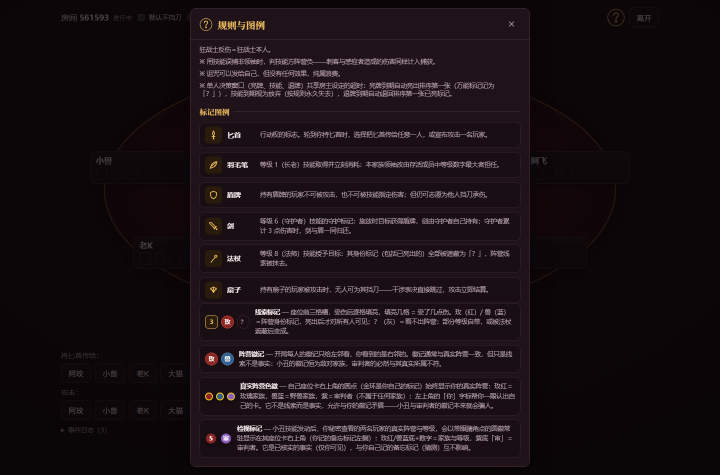
#> input picture .scratch/e2e-inspect/shots/legend-1440.png, 1440 x 950 px, given in place of after-board-desktop.png, which was not available (shown at 1/2 size)
$ python last.py
#> lines starting #> are read from the running program, lines starting #| are printed output that depends on the picture; after the words box and inside, x2 and y2 are one past the last pixel; in counts of white or black regions, pixels touching at a corner belong together; pictures that were not available may be replaced by others from this repository, and a replacement may not be noted
import numpy as np
from PIL import Image
def load(p): return np.asarray(Image.open(p).convert('RGB')).astype(int)
mock=load(r'D:\AIProj\bloodkill\.scratch\ui-table-theme\mockups\after-board-desktop.png')
mob=load(r'D:\AIProj\bloodkill\.scratch\ui-table-theme\shots\board-mobile-390.png')
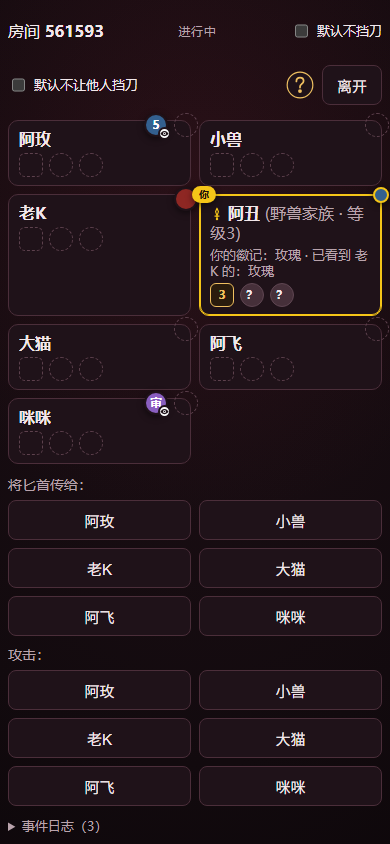
#> input picture .scratch/e2e-inspect/shots/board-mobile-390.png, 390 x 844 px, found by its file name
R,G,B=mock[...,0],mock[...,1],mock[...,2]
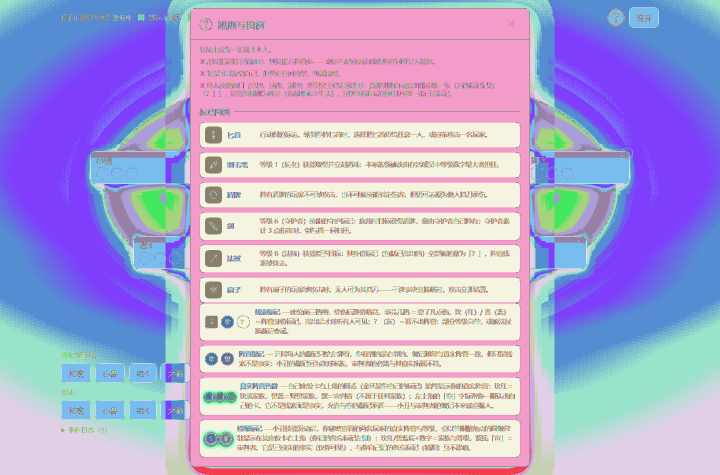
#> R: shape (950, 1440) int64 (shown at 1/2 size); 244 distinct labels, from 6 to 255; one colour per label, 0 black
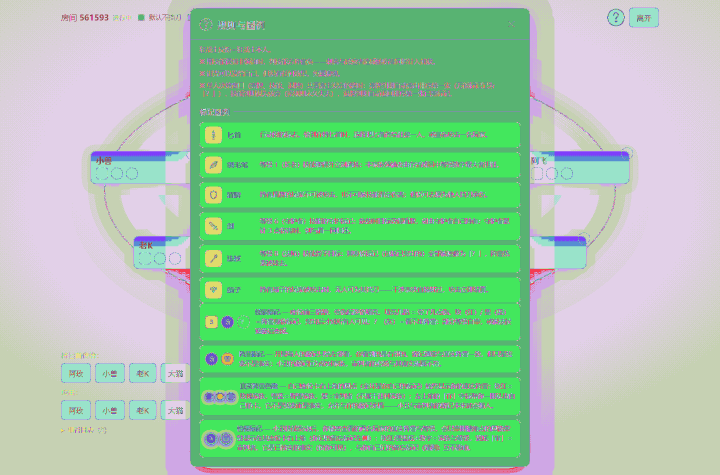
#> G: shape (950, 1440) int64 (shown at 1/2 size); 218 distinct labels, from 2 to 255; one colour per label, 0 black
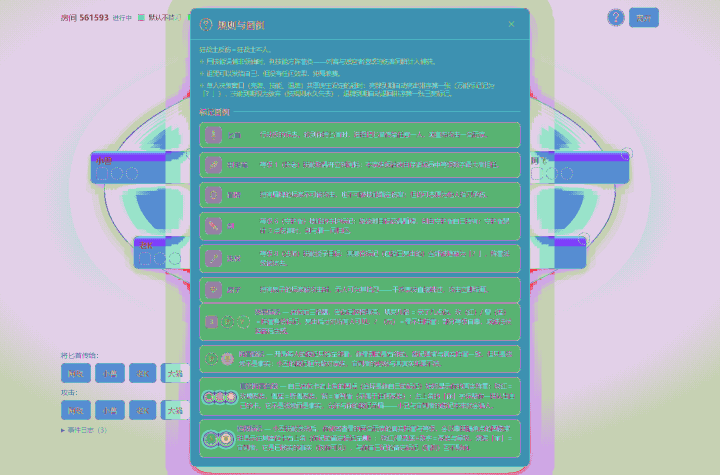
#> B: shape (950, 1440) int64 (shown at 1/2 size); 209 distinct labels, from 4 to 255; one colour per label, 0 black
crim=(R>35)&(R<110)&(G<45)&(B<60)&(R>G+20)&(R>B+15)
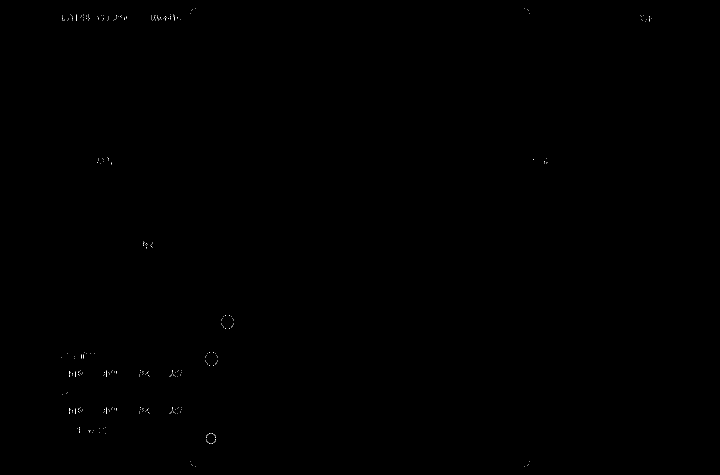
#> crim: shape (950, 1440) bool (shown at 1/2 size); 0.04% white in thin lines or dots, all inside (x1, y1, x2, y2) = (123, 16, 1303, 934)
ys,xs=np.nonzero(crim)
#> ys = 607 values from 16 to 933; xs = 607 values, max 1302 at index 107, min 123 at index 284, mean 318.5
print('参考稿桌面绯红 bbox: x[%d-%d] y[%d-%d] center=(%d,%d)'%(xs.min(),xs.max(),ys.min(),ys.max(),(xs.min()+xs.max())//2,(ys.min()+ys.max())//2))
#| 参考稿桌面绯红 bbox: x[123-1302] y[16-933] center=(712,474)
# 移动端横幅金边
R,G,B=mob[...,0],mob[...,1],mob[...,2]
#> R: shape (844, 390) int64
#> G: shape (844, 390) int64
#> B: shape (844, 390) int64
gold=(R>120)&(G>75)&(B<115)&(R>G+20)&(G>B+15)
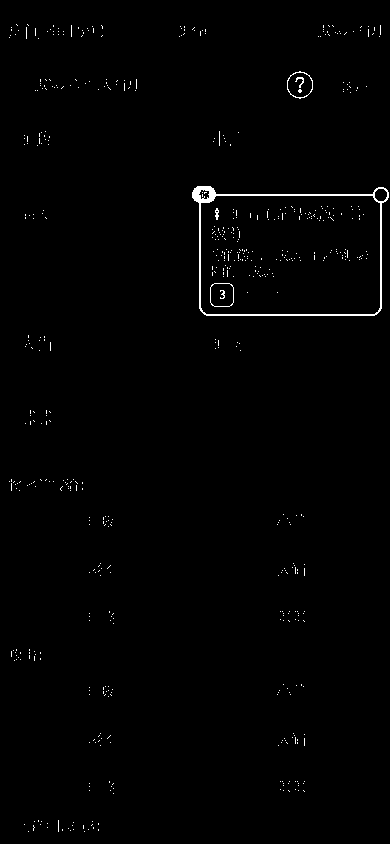
#> gold: shape (844, 390) bool; 0.85% white in thin lines or dots
for y0,y1,lab in [(60,130,'顶部待办横幅区'),(415,465,'等待横幅区')]:
    sub=gold[y0:y1]
    ys2,xs2=np.nonzero(sub)
    if len(xs2): print(f'移动端{lab}: 金px={len(xs2)} x[{xs2.min()+0}-{xs2.max()}] y[{ys2.min()+y0}-{ys2.max()+y0}]')
    else: print(f'移动端{lab}: 无金像素')
#> this loop made 2 passes
#> ys2 on pass 2: [0, 0, 5, 5, 6, 6, 6, 6, 7, 7, 8, 8, 8, 8, 9, 9]
#| 移动端顶部待办横幅区: 金px=223 x[35-366] y[71-98]
#| 移动端等待横幅区: 金px=16 x[25-50] y[415-424]
#> pass 2, `sub=gold[y0:y1]`:
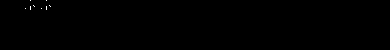
#> sub: shape (50, 390) bool; 0.08% white in thin lines or dots, all inside (x1, y1, x2, y2) = (25, 0, 51, 10)
